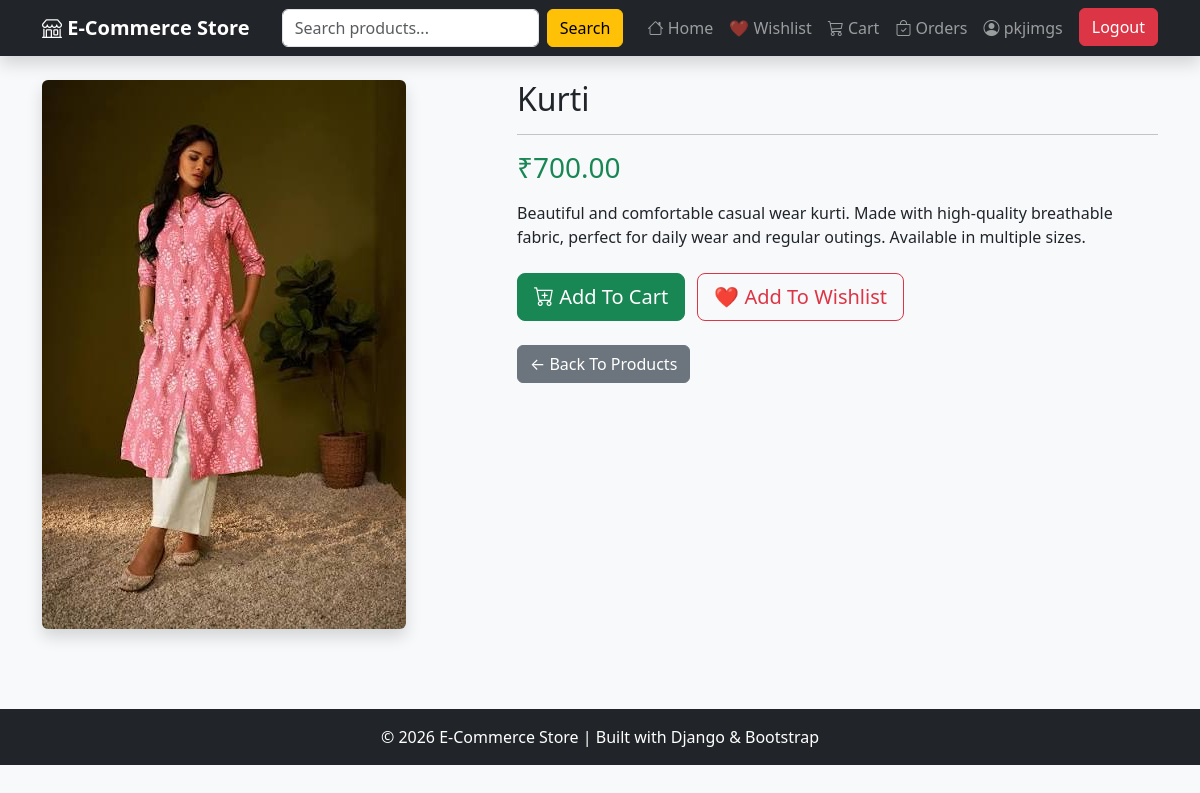
Screenshot of /product/1/ (signed in) with the database file from the repository.
### store/models.py (models this page shows, shortened)
class Product(models.Model):
    category = models.ForeignKey(Category, on_delete=models.CASCADE)
    name = models.CharField(max_length=200)
    price = models.DecimalField(max_digits=10, decimal_places=2)
    description = models.TextField()
    image = models.ImageField(
        upload_to='products/',
        blank=True,
        null=True
    )

### store/views.py (the view)
# urls.py: path('product/<int:id>/', views.product_detail, name='product_detail'),
def product_detail(request, id):
    product = get_object_or_404(Product, id=id)
    return render(request, 'store/product_detail.html', {'product': product})

### store/templates/store/product_detail.html (shortened to what this page needs)
{% extends 'store/base.html' %}
{% block content %}
<div class="row">
    <div class="col-md-5">
        {% if product.image %}
            <img src="{{ product.image.url }}"
                 class="img-fluid rounded shadow"
                 alt="{{ product.name }}">
        {% else %}
            <img src="https://via.placeholder.com/500x400"
                 class="img-fluid rounded shadow"
                 alt="No Image">
        {% endif %}
    </div>
    <div class="col-md-7">
        <h2>{{ product.name }}</h2>
        <hr>
        <h3 class="text-success">
            ₹{{ product.price }}
        </h3>
        <p class="mt-3">
            {{ product.description }}
        </p>
        <div class="mt-4">
            <a href="{% url 'add_to_cart' product.id %}"
               class="btn btn-success btn-lg me-2">
                <i class="bi bi-cart-plus"></i>
                Add To Cart
            </a>
            <a href="{% url 'add_to_wishlist' product.id %}"
               class="btn btn-outline-danger btn-lg">
                ❤️ Add To Wishlist
            </a>
        </div>
        <div class="mt-4">
            <a href="/"
               class="btn btn-secondary">
                ← Back To Products
            </a>
        </div>
    </div>
</div>
{% endblock %}

### store/templates/store/base.html (shortened to what this page needs)
<!DOCTYPE html>
<html lang="en">
<head>
    <link href="https://cdn.jsdelivr.net/npm/bootstrap@5.3.3/dist/css/bootstrap.min.css" rel="stylesheet">
    <link rel="stylesheet"
          href="https://cdn.jsdelivr.net/npm/bootstrap-icons@1.11.3/font/bootstrap-icons.css">
</head>
<body>
<nav class="navbar navbar-expand-lg navbar-dark bg-dark shadow">
    <div class="container">
        <a class="navbar-brand" href="/">
            <i class="bi bi-shop"></i>
            E-Commerce Store
        </a>
        <form class="d-flex mx-3" method="GET" action="/">
            <input
                class="form-control me-2"
                type="search"
                name="q"
                placeholder="Search products..."
                value="{{ request.GET.q }}"
            >
            <button class="btn btn-warning" type="submit">
                Search
            </button>
        </form>
        <div class="collapse navbar-collapse" id="navbarNav">
            <ul class="navbar-nav ms-auto">
                <li class="nav-item">
                    <a class="nav-link" href="/">
                        <i class="bi bi-house"></i>
                        Home
                    </a>
                </li>
                {% if user.is_authenticated %}
                <li class="nav-item">
                    <a class="nav-link" href="{% url 'wishlist' %}">
                        ❤️ Wishlist
                    </a>
                </li>
                <li class="nav-item">
                    <a class="nav-link" href="{% url 'cart' %}">
                        <i class="bi bi-cart3"></i>
                        Cart
                    </a>
                </li>
                <li class="nav-item">
                    <a class="nav-link" href="{% url 'my_orders' %}">
                        <i class="bi bi-bag-check"></i>
                        Orders
                    </a>
                </li>
                <li class="nav-item">
                    <span class="nav-link">
                        <i class="bi bi-person-circle"></i>
                        {{ user.username }}
                    </span>
                </li>
                <li class="nav-item">
                    <a class="btn btn-danger ms-2"
                       href="{% url 'logout' %}">
                        Logout
                    </a>
                </li>
                {% endif %}
            </ul>
        </div>
    </div>
</nav>
<div class="container mt-4">
    {% block content %}
    {% endblock %}
</div>
<footer class="bg-dark text-white text-center py-3">
    <div class="container">
        <p class="mb-0">
            © 2026 E-Commerce Store | Built with Django & Bootstrap
        </p>
    </div>
</footer>
</body>
</html>

### store/templates/store/base.html (style rules this page uses)
body { background-color:#f8f9fa; }
.navbar { position: sticky; top: 0; z-index: 1000; backdrop-filter: blur(10px); }
.navbar-brand { font-weight:bold; }
footer { margin-top:80px; }

### rows the page displays
Product: image (picture), name "Kurti", price "700.00", description "Beautiful and comfortable casual wear kurti. Made with high-quality breathable fabric, perfect for daily wear and regular outings. Available in multiple sizes."

### other values shown
{{ user.username }} "pkjimgs"
